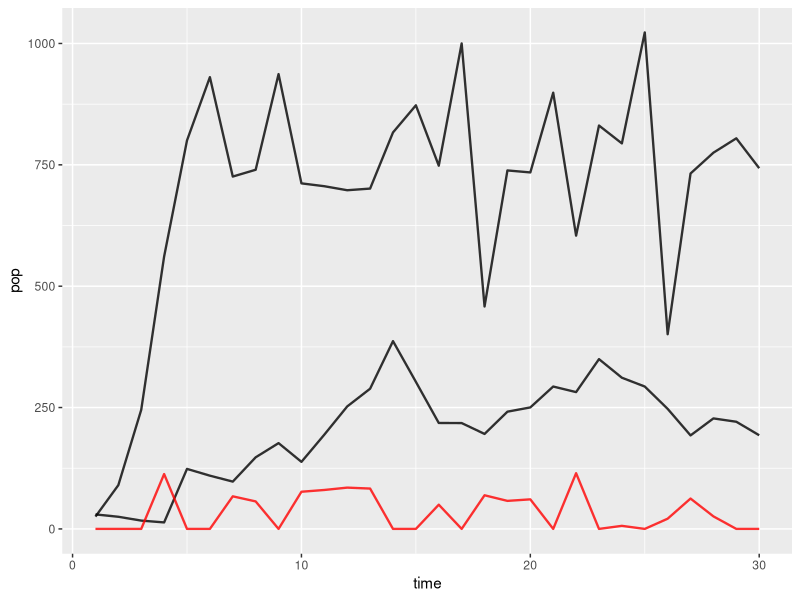

Reproduce this figure in R.


library(tidyverse)
library(ggthemes)

simulate_1_pop <- function() {
  
  # CONDITIONS DE SIMULATION
  temps = 30 # nb de pas de temps (en années)
  
  r = c(-0.2, 2.1)
  K = c(1000, 800)
  N0 = c(30, 25)
  
  nb_pop = length(r)
  
  # what is tau_p
  tau_p = 0.1
  
  # INITIALISATION
  N <- array(0, dim = c(temps, nb_pop))
  Nm <- array(0, dim = c(temps, nb_pop))
  
  em = array(0, dim = c(temps, nb_pop))
  
  for (i in 1:nb_pop){
    # conditions initiales 
    Nm[1,i] = N0[i]
    N[1,i] = rlnorm(1, log(Nm[1]), tau_p)
  }
  
  # boucle du temps           
  for (t in 1:(temps - 1)) {
    
    for (i in 1:nb_pop){
      
      Nm[t + 1,i] = max(N[t,i] + r[i] * N[t,i] * (1 - N[t,i] / K[i]) , 0.001 * K[i]) # reproduction
      em[t,i] =  max( (Nm[t + 1,i] -  K[i])  , 0)  
      Nm[t + 1,i] = Nm[t + 1,i]  -  em[t,i]   # emigration
      Nm[t + 1,i] = max(Nm[t + 1,i] , 0.001 * K[i]) 
      N[t + 1,i] = rlnorm(1, log(Nm[t + 1,i]), tau_p) # stochasticity
      
      
    }
    
    for (i in 1:nb_pop){
      immi = sum(em[t,1:nb_pop]) - em[t,i]
      N[t + 1,i] = N[t + 1,i]  + immi #immigration
    }
  }
  
  
  
  res.N = tibble(N = N,
               time = 1:temps)
  
  res.em = tibble(em = em,
                 time = 1:temps)
  
  
  res = list("Effectif" = res.N, "emigration" =res.em ) # , "immigration" = )
  
  return(res)
}

sim = simulate_1_pop()

sim$Effectif$N[,1] #effectif pop 1


data1 = tibble(time = 1:30,
               pop = sim$Effectif$N[,1])

data2 = tibble(time = 1:30,
               pop = sim$Effectif$N[,2])

data3 = tibble(time = 1:30,
               pop = sim$emigration$em[,2])

ggplot() +
    geom_line(data = data1, aes(x = time, y = pop),linewidth = 0.8, alpha = 0.8) +
    geom_line(data = data2, aes(x = time, y = pop),linewidth = 0.8, alpha = 0.8) +
    geom_line(data = data3, aes(x = time, y = pop),linewidth = 0.8, alpha = 0.8, color = "red")

